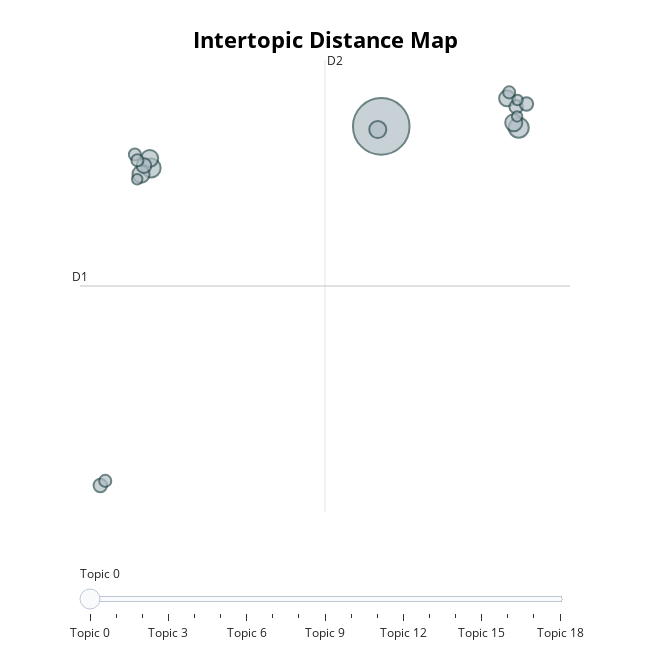

Write notebook code for a chart like this one.
### Code cell
# run this cell to visualize the topics
topic_model.visualize_topics()

### Figure 1 — Plotly figure (JSON) as saved in the notebook; plotly's stock layout.template omitted (floating-point values rounded to 4 significant figures)
{"data": [{"customdata": [[0, "we | and | to | our | the", 88], [1, "the | of | in | and | to", 11], [2, "the | of | to | and | in", 10], [3, "the | of | to | and | in", 8], [4, "of | the | and | to | in", 8], [5, "the | of | and | to | in", 8], [6, "the | of | and | to | in", 8], [7, "the | of | to | which | and", 7], [8, "the | of | and | to | in", 6], [9, "the | of | to | we | is", 5], [10, "the | of | to | and | be", 5], [11, "the | of | to | and | which", 5], [12, "the | of | to | and | in", 4], [13, "the | of | to | and | in", 4], [14, "of | the | and | to | in", 4], [15, "the | of | to | and | in", 4], [16, "the | of | and | to | in", 3], [17, "the | of | and | to | in", 3], [18, "of | the | to | and | by", 3]], "hovertemplate": "<b>Topic %{customdata[0]}</b><br>%{customdata[1]}<br>Size: %{customdata[2]}", "legendgroup": "", "marker": {"color": "#B0BEC5", "line": {"color": "DarkSlateGrey", "width": 2}, "size": [88, 11, 10, 8, 8, 8, 8, 7, 6, 5, 5, 5, 4, 4, 4, 4, 3, 3, 3], "sizemode": "area", "sizeref": 0.055, "symbol": "circle"}, "mode": "markers", "name": "", "orientation": "v", "showlegend": false, "type": "scatter", "x": [7.597, 14.78, -4.429, 14.52, 7.416, -4.504, -4.957, 14.17, -4.805, -7.083, 14.65, 15.18, 14.28, -5.278, -6.826, -5.146, -5.155, 14.72, 14.7], "xaxis": "x", "y": [10.33, 10.25, 7.963, 10.54, 10.15, 8.507, 7.614, 11.92, 8.1, -10.06, 11.44, 11.6, 12.26, 8.731, -9.802, 8.399, 7.325, 11.82, 10.89], "yaxis": "y"}], "layout": {"annotations": [{"showarrow": false, "text": "D1", "x": -8.146, "y": 1.264, "yshift": 10}, {"showarrow": false, "text": "D2", "x": 4.658, "xshift": 10, "y": 14.1}], "height": 650, "hoverlabel": {"bgcolor": "white", "font": {"family": "Rockwell", "size": 16}}, "legend": {"itemsizing": "constant", "tracegroupgap": 0}, "margin": {"t": 60}, "shapes": [{"line": {"color": "#CFD8DC", "width": 2}, "type": "line", "x0": 4.658, "x1": 4.658, "y0": -11.57, "y1": 14.1}, {"line": {"color": "#9E9E9E", "width": 2}, "type": "line", "x0": -8.146, "x1": 17.46, "y0": 1.264, "y1": 1.264}], "sliders": [{"active": 0, "pad": {"t": 50}, "steps": [{"args": [{"marker.color": [["red", "#B0BEC5", "#B0BEC5", "#B0BEC5", "#B0BEC5", "#B0BEC5", "#B0BEC5", "#B0BEC5", "#B0BEC5", "#B0BEC5", "#B0BEC5", "#B0BEC5", "#B0BEC5", "#B0BEC5", "#B0BEC5", "#B0BEC5", "#B0BEC5", "#B0BEC5", "#B0BEC5"]]}], "label": "Topic 0", "method": "update"}, {"args": [{"marker.color": [["#B0BEC5", "red", "#B0BEC5", "#B0BEC5", "#B0BEC5", "#B0BEC5", "#B0BEC5", "#B0BEC5", "#B0BEC5", "#B0BEC5", "#B0BEC5", "#B0BEC5", "#B0BEC5", "#B0BEC5", "#B0BEC5", "#B0BEC5", "#B0BEC5", "#B0BEC5", "#B0BEC5"]]}], "label": "Topic 1", "method": "update"}, {"args": [{"marker.color": [["#B0BEC5", "#B0BEC5", "red", "#B0BEC5", "#B0BEC5", "#B0BEC5", "#B0BEC5", "#B0BEC5", "#B0BEC5", "#B0BEC5", "#B0BEC5", "#B0BEC5", "#B0BEC5", "#B0BEC5", "#B0BEC5", "#B0BEC5", "#B0BEC5", "#B0BEC5", "#B0BEC5"]]}], "label": "Topic 2", "method": "update"}, {"args": [{"marker.color": [["#B0BEC5", "#B0BEC5", "#B0BEC5", "red", "#B0BEC5", "#B0BEC5", "#B0BEC5", "#B0BEC5", "#B0BEC5", "#B0BEC5", "#B0BEC5", "#B0BEC5", "#B0BEC5", "#B0BEC5", "#B0BEC5", "#B0BEC5", "#B0BEC5", "#B0BEC5", "#B0BEC5"]]}], "label": "Topic 3", "method": "update"}, {"args": [{"marker.color": [["#B0BEC5", "#B0BEC5", "#B0BEC5", "#B0BEC5", "red", "#B0BEC5", "#B0BEC5", "#B0BEC5", "#B0BEC5", "#B0BEC5", "#B0BEC5", "#B0BEC5", "#B0BEC5", "#B0BEC5", "#B0BEC5", "#B0BEC5", "#B0BEC5", "#B0BEC5", "#B0BEC5"]]}], "label": "Topic 4", "method": "update"}, {"args": [{"marker.color": [["#B0BEC5", "#B0BEC5", "#B0BEC5", "#B0BEC5", "#B0BEC5", "red", "#B0BEC5", "#B0BEC5", "#B0BEC5", "#B0BEC5", "#B0BEC5", "#B0BEC5", "#B0BEC5", "#B0BEC5", "#B0BEC5", "#B0BEC5", "#B0BEC5", "#B0BEC5", "#B0BEC5"]]}], "label": "Topic 5", "method": "update"}, {"args": [{"marker.color": [["#B0BEC5", "#B0BEC5", "#B0BEC5", "#B0BEC5", "#B0BEC5", "#B0BEC5", "red", "#B0BEC5", "#B0BEC5", "#B0BEC5", "#B0BEC5", "#B0BEC5", "#B0BEC5", "#B0BEC5", "#B0BEC5", "#B0BEC5", "#B0BEC5", "#B0BEC5", "#B0BEC5"]]}], "label": "Topic 6", "method": "update"}, {"args": [{"marker.color": [["#B0BEC5", "#B0BEC5", "#B0BEC5", "#B0BEC5", "#B0BEC5", "#B0BEC5", "#B0BEC5", "red", "#B0BEC5", "#B0BEC5", "#B0BEC5", "#B0BEC5", "#B0BEC5", "#B0BEC5", "#B0BEC5", "#B0BEC5", "#B0BEC5", "#B0BEC5", "#B0BEC5"]]}], "label": "Topic 7", "method": "update"}, {"args": [{"marker.color": [["#B0BEC5", "#B0BEC5", "#B0BEC5", "#B0BEC5", "#B0BEC5", "#B0BEC5", "#B0BEC5", "#B0BEC5", "red", "#B0BEC5", "#B0BEC5", "#B0BEC5", "#B0BEC5", "#B0BEC5", "#B0BEC5", "#B0BEC5", "#B0BEC5", "#B0BEC5", "#B0BEC5"]]}], "label": "Topic 8", "method": "update"}, {"args": [{"marker.color": [["#B0BEC5", "#B0BEC5", "#B0BEC5", "#B0BEC5", "#B0BEC5", "#B0BEC5", "#B0BEC5", "#B0BEC5", "#B0BEC5", "red", "#B0BEC5", "#B0BEC5", "#B0BEC5", "#B0BEC5", "#B0BEC5", "#B0BEC5", "#B0BEC5", "#B0BEC5", "#B0BEC5"]]}], "label": "Topic 9", "method": "update"}, {"args": [{"marker.color": [["#B0BEC5", "#B0BEC5", "#B0BEC5", "#B0BEC5", "#B0BEC5", "#B0BEC5", "#B0BEC5", "#B0BEC5", "#B0BEC5", "#B0BEC5", "red", "#B0BEC5", "#B0BEC5", "#B0BEC5", "#B0BEC5", "#B0BEC5", "#B0BEC5", "#B0BEC5", "#B0BEC5"]]}], "label": "Topic 10", "method": "update"}, {"args": [{"marker.color": [["#B0BEC5", "#B0BEC5", "#B0BEC5", "#B0BEC5", "#B0BEC5", "#B0BEC5", "#B0BEC5", "#B0BEC5", "#B0BEC5", "#B0BEC5", "#B0BEC5", "red", "#B0BEC5", "#B0BEC5", "#B0BEC5", "#B0BEC5", "#B0BEC5", "#B0BEC5", "#B0BEC5"]]}], "label": "Topic 11", "method": "update"}, {"args": [{"marker.color": [["#B0BEC5", "#B0BEC5", "#B0BEC5", "#B0BEC5", "#B0BEC5", "#B0BEC5", "#B0BEC5", "#B0BEC5", "#B0BEC5", "#B0BEC5", "#B0BEC5", "#B0BEC5", "red", "#B0BEC5", "#B0BEC5", "#B0BEC5", "#B0BEC5", "#B0BEC5", "#B0BEC5"]]}], "label": "Topic 12", "method": "update"}, {"args": [{"marker.color": [["#B0BEC5", "#B0BEC5", "#B0BEC5", "#B0BEC5", "#B0BEC5", "#B0BEC5", "#B0BEC5", "#B0BEC5", "#B0BEC5", "#B0BEC5", "#B0BEC5", "#B0BEC5", "#B0BEC5", "red", "#B0BEC5", "#B0BEC5", "#B0BEC5", "#B0BEC5", "#B0BEC5"]]}], "label": "Topic 13", "method": "update"}, {"args": [{"marker.color": [["#B0BEC5", "#B0BEC5", "#B0BEC5", "#B0BEC5", "#B0BEC5", "#B0BEC5", "#B0BEC5", "#B0BEC5", "#B0BEC5", "#B0BEC5", "#B0BEC5", "#B0BEC5", "#B0BEC5", "#B0BEC5", "red", "#B0BEC5", "#B0BEC5", "#B0BEC5", "#B0BEC5"]]}], "label": "Topic 14", "method": "update"}, {"args": [{"marker.color": [["#B0BEC5", "#B0BEC5", "#B0BEC5", "#B0BEC5", "#B0BEC5", "#B0BEC5", "#B0BEC5", "#B0BEC5", "#B0BEC5", "#B0BEC5", "#B0BEC5", "#B0BEC5", "#B0BEC5", "#B0BEC5", "#B0BEC5", "red", "#B0BEC5", "#B0BEC5", "#B0BEC5"]]}], "label": "Topic 15", "method": "update"}, {"args": [{"marker.color": [["#B0BEC5", "#B0BEC5", "#B0BEC5", "#B0BEC5", "#B0BEC5", "#B0BEC5", "#B0BEC5", "#B0BEC5", "#B0BEC5", "#B0BEC5", "#B0BEC5", "#B0BEC5", "#B0BEC5", "#B0BEC5", "#B0BEC5", "#B0BEC5", "red", "#B0BEC5", "#B0BEC5"]]}], "label": "Topic 16", "method": "update"}, {"args": [{"marker.color": [["#B0BEC5", "#B0BEC5", "#B0BEC5", "#B0BEC5", "#B0BEC5", "#B0BEC5", "#B0BEC5", "#B0BEC5", "#B0BEC5", "#B0BEC5", "#B0BEC5", "#B0BEC5", "#B0BEC5", "#B0BEC5", "#B0BEC5", "#B0BEC5", "#B0BEC5", "red", "#B0BEC5"]]}], "label": "Topic 17", "method": "update"}, {"args": [{"marker.color": [["#B0BEC5", "#B0BEC5", "#B0BEC5", "#B0BEC5", "#B0BEC5", "#B0BEC5", "#B0BEC5", "#B0BEC5", "#B0BEC5", "#B0BEC5", "#B0BEC5", "#B0BEC5", "#B0BEC5", "#B0BEC5", "#B0BEC5", "#B0BEC5", "#B0BEC5", "#B0BEC5", "red"]]}], "label": "Topic 18", "method": "update"}]}], "title": {"font": {"color": "Black", "size": 22}, "text": "<b>Intertopic Distance Map</b>", "x": 0.5, "xanchor": "center", "y": 0.95, "yanchor": "top"}, "width": 650, "xaxis": {"anchor": "y", "domain": [0, 1], "range": [-8.146, 17.46], "title": {"text": ""}, "visible": false}, "yaxis": {"anchor": "x", "domain": [0, 1], "range": [-11.57, 14.1], "title": {"text": ""}, "visible": false}}}
